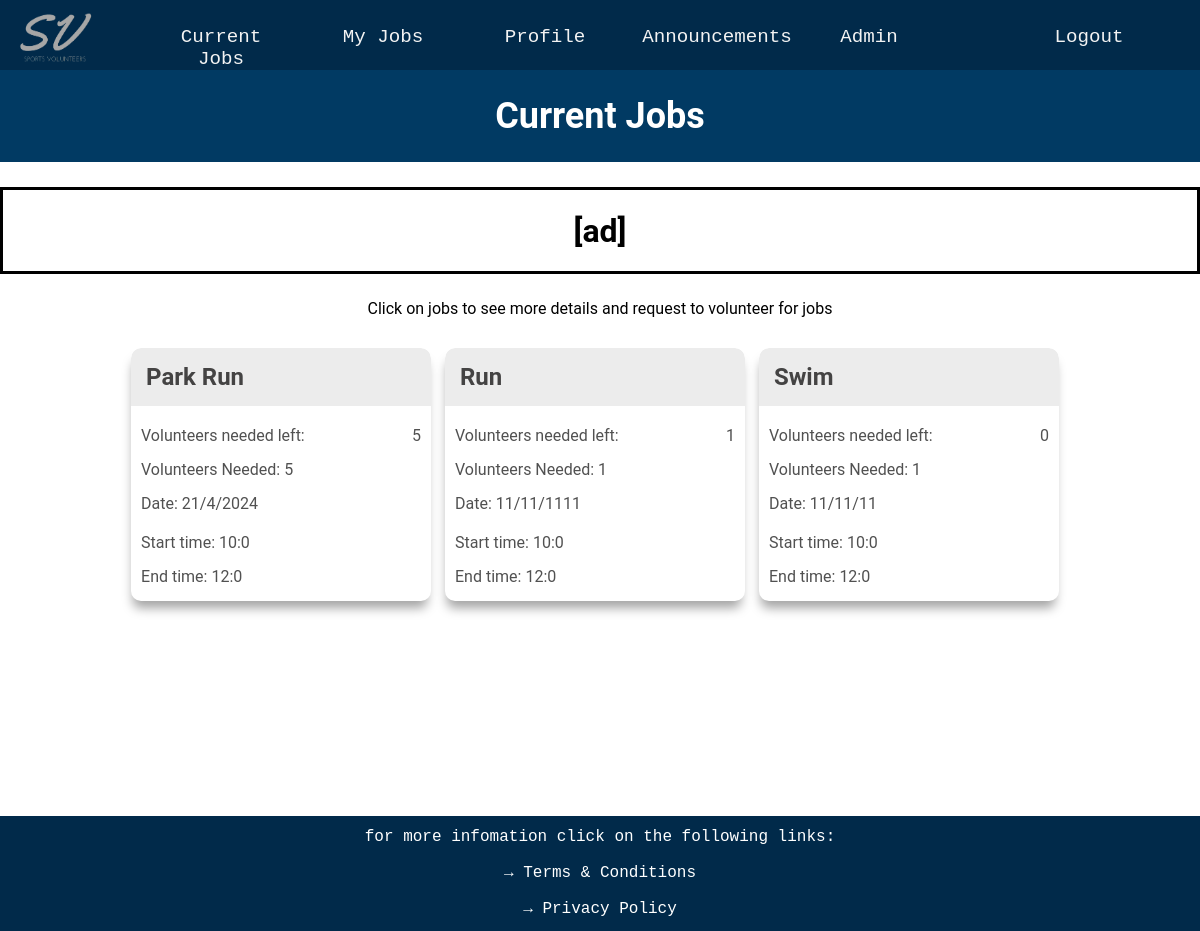
The app's page /current_jobs (signed in), older data.
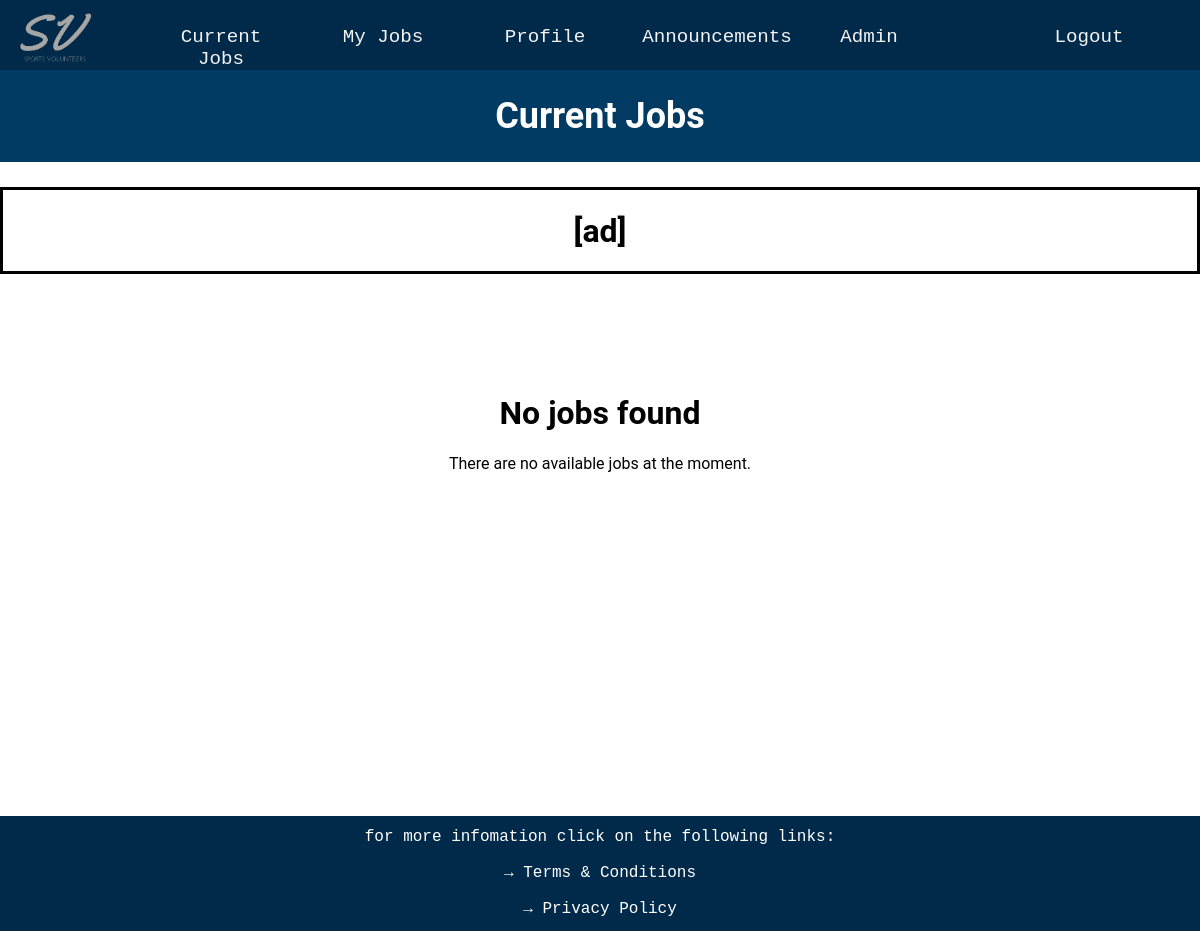
The same page, newer data.
### website/databases.py (models this page shows, shortened)
class Jobs(UserMixin, db.Model):
    __tablename__ = 'jobs'
    job_id = db.Column(db.Integer, primary_key=True)
    job_name = db.Column(db.String(20))
    volunteers_needed = db.Column(db.Integer)
    volunteers_needed_left = db.Column(db.Integer)
    start_time = db.Column(db.String(20))
    end_time = db.Column(db.String(20))
    date = db.Column(db.String(20))
    job_description = db.Column(db.String(300))
    job_qualifications = db.relationship('Qualification', secondary=job_requirements,
                                         backref=db.backref('required_for_jobs', lazy='subquery'))

### website/routes.py (the view)
@app.route('/current_jobs', methods=['GET', 'POST'])
def current_jobs():
    jobs = Jobs.query.all()
    current_user_id = current_user.get_id()
    user = User.query.get(current_user_id)
    user_qualifications_ids = {q.qualifications_id for q in user.qualifications}
    qualified_jobs_ids = []
    for job in jobs:
        job_requirement_ids = {qr.qualifications_id for qr in job.job_qualifications}
        if job_requirement_ids.issubset(user_qualifications_ids):
            qualified_jobs_ids.append(job.job_id)
    assigned_job_ids = []
    assigned_jobs = UserJobLink.query.filter_by(user_id=current_user_id).all()
    for assigned_job in assigned_jobs:
        assigned_job_ids.append(assigned_job.job_id)
    requested_job_ids = []
    requested_jobs = Requests.query.filter_by(user_id=current_user_id).all()
    for requested in requested_jobs:
        requested_job_ids.append(requested.job_id)
    if 'job_id_request' in request.form:
        job_id_request = request.form['job_id_request']
        new_request = Requests(user_id=current_user_id, job_id=job_id_request)
        db.session.add(new_request)
        db.session.commit()
        return redirect(url_for('current_jobs'))
    return render_template('current_jobs.html', jobs=jobs, qualified_jobs_ids=qualified_jobs_ids,
                           requested_job_ids=requested_job_ids, assigned_job_ids=assigned_job_ids, prescription_level = prescription_level)

### website/databases.py (called while the page is built)
    def get_id(self):
        return str(self.user_id)

### website/routes.py (called while the page is built)
@lm.user_loader
def load_user(user_id):
    return User.query.get(int(user_id))

### website/templates/current_jobs.html (shortened to what this page needs)
{% extends "layout.html" %}
{% block page_content %}
<div class="timetable-title-box">
    <h1 class='timetable-title'>Current Jobs</h1>
</div>
{% if prescription_level == 'free' %}
<div class="ad_top">
    <h1 class='ad_text'>[ad]</h1>
</div>
{% endif %}
{% if jobs %}
<p class="timetable-guide">Click on jobs to see more details and request to volunteer for jobs</p>
<div class="timetable-boxes">
    {% for job in jobs %}
    <div class="job-content">
        <element class='popup_element' onclick="togglePopup('{{ job.job_id }}')">
            <div class="job-box">
                <div class="job-name-box">
                    <div class="job-name"><b>{{ job.job_name }}</b></div>
                </div>
                <div>Volunteers needed left: <span>{{ job.volunteers_needed_left }}</span></div>
                <div>Volunteers Needed: <span>{{ job.volunteers_needed }}</span></div>
                <div>Date: <span>{{ job.date }}</span></div>
                <div>Start time: <span>{{ job.start_time }}</span></div>
                <div>End time: <span>{{ job.end_time }}</span></div>
            </div>
        </element>
    </div>
    {% endfor %}
</div>
{% else %}
<div class="no-jobs">
    <h1>No jobs found</h1>
    <p>There are no available jobs at the moment.</p>
</div>
{% endif %}
{% endblock %}

### website/templates/layout.html (shortened to what this page needs)
<!DOCTYPE html>
{% import "bootstrap/wtf.html" as wtf %}
<head>
    <link rel=stylesheet type=text/css href="{{ url_for('static', filename='styles.css') }}">
</head>
<div id="page-container">
    <ul class="navbar">
        <li>
            <div class="navbar_box_logo">
                <br>
                <img class="top_logo"
                    src="{{ url_for('static', filename='images/darker_logo.png') }}"
                    onmouseover= this.src="{{ url_for('static', filename='images/light_logo.png') }}"
                    onmouseout= this.src="{{ url_for('static', filename='images/darker_logo.png') }}"
                    alt="logo image" />
            </div>
        </li>
        <li>
            <div class="navbar_box">
                <a class="navbar_item" href="{{ url_for('current_jobs') }}">Current Jobs</a>
            </div>
        </li>
        <li>
            <div class="navbar_box">
                <a class="navbar_item" href="{{ url_for('my_jobs') }}">My Jobs</a>
            </div>
        </li>
        <li>
            <div class="navbar_box">
                <a class="navbar_item" href="{{ url_for('profile') }}">Profile</a>
            </div>
        </li>
        <li>
            <div class="navbar_box">
                <a class="navbar_item" href="{{ url_for('announcements') }}">Announcements</a>
            </div>
        </li>
        {% if current_user.admin %}
            <li>
            <div class="navbar_box">
                <a class="navbar_item" href="{{ url_for('admin') }}">Admin</a>
            </div>
        </li>
        {% endif %}
        <li class = "navbar_right">
            <div class="navbar_box">
                <a class="navbar_item" href="{{ url_for('logout') }}">Logout</a>
            </div>
        </li>
    </ul>
    <div id = "content-wrap">
        {% block page_content %}{% endblock %}
    </div>
</div>
<footer class="footer">
    <p class = 'footer_text'>for more infomation click on the following links:</p>
    <p><a href="{{ url_for('terms') }}" class = 'footer_link'>→ Terms & Conditions</a></p>
    <p><a href="{{ url_for('privacy')}}" class = 'footer_link'>→ Privacy Policy</a></p>
</footer>

### website/static/styles.css (style rules this page uses)
.navbar { list-style-type: none; padding: 0; overflow: hidden; background-color: #012A4A; position: sticky; top: 0px; margin: 0px; z-index: 1; }
.navbar_box_logo { height: 50px; width: 140px; margin-top: 10px; margin-bottom: 10px; }
.navbar_box { height: 50px; width: 162px; margin-top: 10px; margin-bottom: 10px; }
li { float: left; }
.navbar_right { float: right; margin-right: 30px; }
.navbar_item { display: block; text-decoration: none; font-family: Andale Mono, monospace; color: #F3F3F3; font-size: 120%; text-align: center; padding: 10% 10%; }
#page-container { position: relative; min-height: 100vh; }
#content-wrap { overflow: auto; }
.top_logo { height: 80px; width: 80px; text-align: center; display: flex; margin-left: 15px; margin-top: -30px; }
.footer { width: 100%; height: 115px; background-color: #012A4A; text-align: center; margin-top: auto; }
.footer_text, .footer_link { color: white; text-decoration: none; font-family: Andale Mono, monospace; font-size: 16px; text-align: center; }
.footer_text { padding-top: 12px; }
.profile-title, .timetable-title { text-align: center; font-size: 3vw; color: white; }
.p-title-box, .timetable-title-box { background-color: #013A63; padding: 1px; margin-bottom: 25px; }
.no-jobs { text-align: center; position: relative; }
.no-jobs h1 { margin-top: 10%; }
.ad_top { background-color: white; margin-bottom: 25px; text-align: center; border-style: solid; }

Row changes from the older to the newer data that the page shows:
removed Jobs: job_name "Park Run", volunteers_needed_left "5", volunteers_needed "5", date "21/4/2024", start_time "10:0", end_time "12:0"
removed Jobs: job_name "Run", volunteers_needed_left "1", volunteers_needed "1", date "11/11/1111", start_time "10:0", end_time "12:0"
removed Jobs: job_name "Swim", volunteers_needed_left "0", volunteers_needed "1", date "11/11/11", start_time "10:0", end_time "12:0"
Text that changed along with them:
text no longer shown: "Click on jobs to see more details and request to volunteer for jobs"
text now shown: "No jobs found There are no available jobs at the moment."
